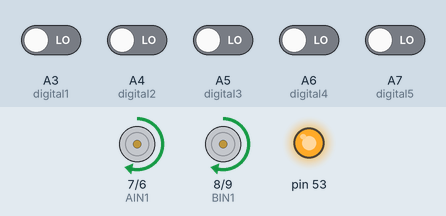
A sketch run on a simulated Arduino Mega 2560, built with avr-gcc and run on an emulated ATmega2560. Parts: motor-driver pin pairs drawn as motors (green arrow = first pin HIGH = forward, orange = second pin HIGH = backward, longer = more drive, scaled by the enable pin), output pins drawn as LEDs (lit = HIGH). The test bench sets the inputs (shaded band); at power-on: A3 (digital1), A4 (digital2), A5 (digital3), A6 (digital4), A7 (digital5) LOW. The modem accepts every AT command (registered, SIM ready, sends succeed) and sends nothing else; what the sketch prints to the serial monitor is not drawn.

Above: at 12.2 s.
12.3 s: A3 (digital1) driven HIGH
At 13.3 s:
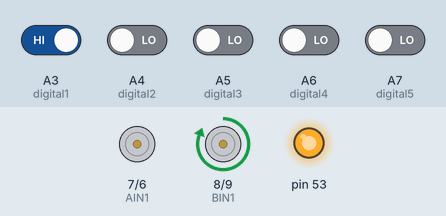
13.8 s: A4 (digital2) driven HIGH
At 14.4 s:
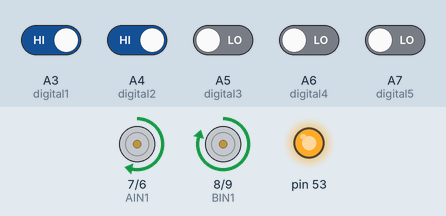
15.3 s: A5 (digital3) driven HIGH
At 16.5 s:
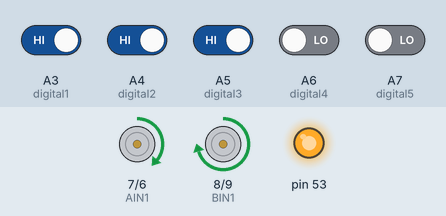
16.8 s: A6 (digital4) driven HIGH
At 17.9 s:
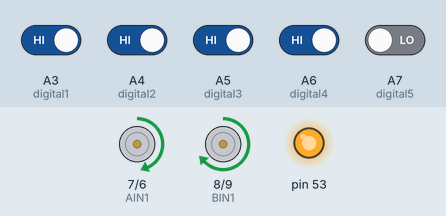
Timing chart, 0 to 19.8 s (numbered marks = the images above; inputs shaded):
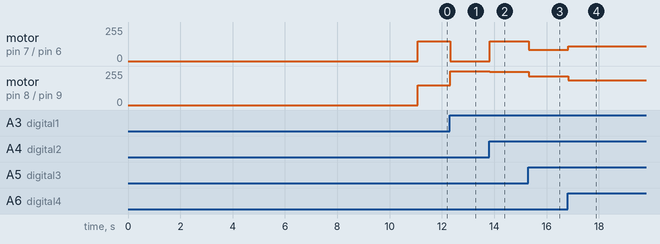

Measured:
- after the input at 12.3 s, motor on pin 7 (AIN1) / pin 6 (AIN2): forward 150/255 → stopped at once; motor on pin 8 (BIN1) / pin 9 (BIN2): forward 150/255 → forward 255/255 at once
- after the input at 13.8 s, motor on pin 7 (AIN1) / pin 6 (AIN2): stopped → forward 150/255 at once; motor on pin 8 (BIN1) / pin 9 (BIN2): forward 255/255 → forward 250/255 at once
- after the input at 15.3 s, motor on pin 7 (AIN1) / pin 6 (AIN2): forward 150/255 → forward 83/255 at once; motor on pin 8 (BIN1) / pin 9 (BIN2): forward 250/255 → forward 216/255 at once
- after the input at 16.8 s, motor on pin 7 (AIN1) / pin 6 (AIN2): forward 83/255 → forward 112/255 at once; motor on pin 8 (BIN1) / pin 9 (BIN2): forward 216/255 → forward 187/255 at once

The sketch:

April4th_remote.ino
```cpp
#include <SPI.h>
#include <MFRC522.h>

// --- Configuration & Constants ---
#define CUSTOM_NAME "BT4"

// Pin Definitions (Common to both versions)
#define digital1  A3
#define digital2  A4
#define digital3  A5
#define digital4  A6
#define digital5  A7

const int PWMA = 10;   // Speed Motor A
const int AIN1 = 7;    // Direction A1
const int AIN2 = 6;    // Direction A2
const int BIN1 = 8;    // Direction B1
const int BIN2 = 9;    // Direction B2
const int PWMB = 11;   // Speed Motor B

// RFID MFRC522 (Mega Hardware SPI)
const int RST_PIN = 3;
const int SS_PIN  = 2;
MFRC522 mfrc522(SS_PIN, RST_PIN);

// --- Bluetooth & Time Recording Global Variables ---
long baudRates[] = {9600, 19200, 38400, 57600, 115200, 4800, 2400, 1200, 230400};
bool moduleReady = false;
bool BTConnected = false;
bool movesStarted = false;

unsigned long lastLoopTime = 0;
unsigned long lastIrTime = 0;
unsigned long lastBtTime = 0;

const unsigned long irCyclePeriod = 0; // Fast tracking (20ms)
const unsigned long btCyclePeriod = 200; // Stable BT reporting (200ms)

unsigned long irCycleCnt = 0;
unsigned long loopCycleCnt = 0;
unsigned long btCycleCnt = 0;

unsigned long lastThisLoopTime = 0;
unsigned long lastThisIrTime = 0;

// --- PID & Movement Global Variables ---
int val[10];
double Kp = 50.0;
double Kd = 0.0;
double Ki = 0.0;
int Tp = 150; // Base speed

double lastError = 0;
double sumError = 0;
double w2 = 1.0;
double w3 = 3.0;

int Act = 1, currentMove = -1, pt;     // 1: keep going, 2: turn left, 3: U-turn, 4: turn right
String pendingRFID = "";
unsigned long lastRfidTime = 0;
unsigned long step[5][5];
unsigned long pMillis = 0;
int count;

void setup() {
  Serial.begin(115200);

  // Motor & Sensor Pins
  pinMode(PWMA, OUTPUT); pinMode(AIN1, OUTPUT); pinMode(AIN2, OUTPUT);
  pinMode(PWMB, OUTPUT); pinMode(BIN1, OUTPUT); pinMode(BIN2, OUTPUT);
  pinMode(digital1, INPUT); pinMode(digital2, INPUT); pinMode(digital3, INPUT); pinMode(digital4, INPUT); pinMode(digital5, INPUT);

  SPI.begin();
  mfrc522.PCD_Init();

  // --- Robust HM-10 Initialization (from mar30) ---
  while (!Serial);
  Serial.println("\n--- HM-10 Robust Initialization ---");

  for (int i = 0; i < 9; i++) {
    Serial.print("Testing baud rate: ");
    Serial.println(baudRates[i]);

    Serial3.begin(baudRates[i]);
    Serial3.setTimeout(100);
    delay(100);

    Serial3.print("AT");

    if (waitForResponse("OK", 800)) {
      Serial.println("HM-10 detected and ready.");
      moduleReady = true;
      break;
    } else {
      Serial3.end();
      delay(100);
    }
  }

  if (moduleReady) {
    Serial.println("Restoring factory defaults...");
    sendATCommand("AT+RENEW");
    delay(500);

    Serial.print("Setting name to: ");
    Serial.println(CUSTOM_NAME);
    String nameCmd = "AT+NAME" + String(CUSTOM_NAME);
    sendATCommand(nameCmd.c_str());

    Serial.println("Enabling notifications...");
    sendATCommand("AT+NOTI1");

    Serial.println("Restarting module...");
    sendATCommand("AT+RESET");
    delay(1000);
    Serial3.begin(9600);
    Serial.println("--- HM-10 Ready at 9600 Baud ---\n");
  } else {
    Serial.println("CRITICAL ERROR: HM-10 not responding.");
    Serial3.begin(9600); // Fallback
  }

  // Request initial move from Python
  Serial.println("Requesting first move...");
  Serial3.println("reqFirstMove");

  lastLoopTime = millis();
  lastIrTime = millis();
  lastBtTime = millis();

  delay(2000); // Give some time before starting
}

void loop() {
  unsigned long currentMillis = millis();
  lastThisLoopTime = currentMillis - lastLoopTime;
  lastLoopTime = currentMillis;
  loopCycleCnt++;

  // 1. Process ESP32 / Bluetooth Commands (Messaging)
  if (Serial3.available()) {
    static String inputBuffer = "";
    while (Serial3.available()) {
      char c = Serial3.read();
      if (c == '\n' || c == '\r') {
        if (inputBuffer.length() > 0) {
          inputBuffer.trim();
          if (inputBuffer.length() > 0) {
            // Ignore ESP32 internal status messages that might be concatenated
            if (inputBuffer.indexOf("OK+") != -1 || inputBuffer.indexOf("ERROR+") != -1) {
              inputBuffer = "";
              continue;
            }

            BTConnected = true;
            Serial.print("Remote Command: ");
            Serial.println(inputBuffer);

            if (inputBuffer.startsWith("nxtMove:")) {
              int next_val = inputBuffer.substring(8).toInt();
              if (currentMove == 0) {
                currentMove = next_val;
                movesStarted = true; // Mark that sequence has started
                Serial.print("Next move set to: ");
                Serial.println(currentMove);
              }
              // Always acknowledge with the actual move value we have
              Serial3.print("nxtMoveRecived: ");
              Serial3.println(currentMove);
            }

            if (inputBuffer.startsWith("rfidAck:")) {
              String ackUID = inputBuffer.substring(8);
              ackUID.trim();
              if (ackUID == pendingRFID) {
                Serial.print("RFID confirmed: ");
                Serial.println(pendingRFID);
                pendingRFID = "";
              }
            }
          }
          inputBuffer = "";
        }
      } else if (isPrintable(c)) {
        inputBuffer += c;
      }
    }
  }

  // 2. RFID Scanning
  if (mfrc522.PICC_IsNewCardPresent() && mfrc522.PICC_ReadCardSerial()) {
    String rfidStr = "";
    for (byte i = 0; i < mfrc522.uid.size; i++) {
      if (mfrc522.uid.uidByte[i] < 0x10) rfidStr += "0";
      rfidStr += String(mfrc522.uid.uidByte[i], HEX);
    }

    // Only set as pending if it's a DIFFERENT card OR if 2 seconds have passed
    if (rfidStr != pendingRFID || (currentMillis - lastRfidTime > 2000)) {
      pendingRFID = rfidStr;
      lastRfidTime = currentMillis;
      Serial.print("New RFID scanned: ");
      Serial.println(pendingRFID);

      // Initial send
      Serial3.print("RFID:");
      Serial3.println(pendingRFID);
    }

    mfrc522.PICC_HaltA();
    mfrc522.PCD_StopCrypto1();
  }

  // 3. Sensor Reading & Movement Logic (Timed Cycle)
  if (currentMillis - lastIrTime >= irCyclePeriod) {
    lastThisIrTime = currentMillis - lastIrTime;
    lastIrTime = currentMillis;
    irCycleCnt++;

    // Read Sensors
    val[1] = digitalRead(digital1);
    val[2] = digitalRead(digital2);
    val[3] = digitalRead(digital3);
    val[4] = digitalRead(digital4);
    val[5] = digitalRead(digital5);

    count = 0;
    for(int i=1; i<6; i++) if(val[i] == HIGH) count++;

    // --- Manual Override via Serial Monitor (New Section) ---
    if (Serial.available()) {
      int cnt = Serial.parseInt();
      // Flush the remaining buffer (like \n or \r) so it doesn't trigger a 0 on the next loop
      while(Serial.available() > 0) Serial.read();

      if (cnt >= 0 && cnt <= 5) {
        count = cnt;
        Serial.print(">>> Manual Override! count set to: ");
        Serial.println(count);
      }
    }
    // --------------------------------------------------------

    // if (count >= 4) Tp = 100;
    // else Tp = 150;

    // Node Logic (from April1st)
    if( currentMove == 2 && count >=4 && Act == 1 ) { Act = 21; step[2][1] = millis(); }                        //reach node
    else if ( Act == 21 && count <= 3 && millis() - step[2][1] > 700 ) { Act = 22; step[2][2] = millis();          }//past node, turn

    else if( currentMove == 4 && count >=4 && Act == 1 ) { Act = 41; step[4][1] = millis(); }                        //reach node
    else if ( Act == 41 && count <= 1 && millis() - step[4][1] > 700  ) { Act = 42; step[4][2] = millis();          }//past node, turn

    else if( currentMove == 1 && count >=4 && Act == 1 ) { Act = 11; step[1][1] = millis(); }                        //reach node
    else if ( Act == 11 && count <= 1 && millis() - step[1][1] > 700 ) { Act = 12; step[1][2] = millis(); }//past node, turn

    else if( currentMove == 3 && count >=4 && Act == 1 ) { Act = 31; step[3][1] = millis(); }   //U turn at different speed
    else if( Act == 31 && count <= 3 && millis() - step[3][1] > 400) { Act = 32; step[3][2] = millis(); }

    else if( millis() - step[2][2] > 400 && Act == 22 && count > 0 && count <= 3) {
        Act = 1; currentMove = 0;
    }
    else if( millis() - step[4][2] > 400 && Act == 42 && count > 0 && count <= 3 ) {
        Act = 1; currentMove = 0;
    }
    else if( millis() - step[3][2] > 400 && Act == 32 && count > 0 && count <= 3  ) {
        Act = 1; currentMove = 0;
    }
    else if( Act == 12 && count > 0 && count <= 3 ) {
        Act = 1; currentMove = 0;
    }

    // Movement Execution
    if( Act == 22 ) turnLeft( 180, 120 );
    else if( Act == 42 ) turnRight( 180, 150 );
    else if( Act == 31 ) turnLeft(150, 150);      //U turn
    else if( Act == 32) turnLeft(100 , 100);
    else Tracking();
  }

  // 4. Connection Keep-Alive (Request move if idle)
  if (currentMillis - lastBtTime >= btCyclePeriod) {
    lastBtTime = currentMillis;
    if (!BTConnected || currentMove == 0) {
      if (!movesStarted) {
        Serial.println("Requesting first move...");
        Serial3.println("reqFirstMove");
      } else {
        Serial.println("Requesting next move...");
        Serial3.println("reqNxtMove");
      }
    }
    // Only send count to keep bandwidth free for moves and RFID scans
    // Serial3.println(count);
  }
}

// --- Motor & PID Functions ---

void Tracking() {
  int l3 = val[1];
  int l2 = val[2];
  int m  = val[3];
  int r2 = val[4];
  int r3 = val[5];

  double numerator = (l3 * -w3) + (l2 * -w2) + (m * 0) + (r2 * w2) + (r3 * w3);
  double denominator = l3 + l2 + m + r2 + r3;
  if (denominator == 0) denominator = 0.0001;

  double error = numerator / denominator;
  double dError = error - lastError;
  sumError += error;
  sumError = constrain(sumError, -1000, 1000);

  double powerCorrection = (Kp * error) + (Kd * dError) + (Ki * sumError);

  int vR = Tp - powerCorrection;
  int vL = Tp + powerCorrection;

  vR = constrain(vR, -255, 255);
  vL = constrain(vL, -255, 255);

  MotorWriting(vL, vR);
  lastError = error;
}

void MotorWriting(double vL, double vR) {
  if (vR >= 0) {
    digitalWrite(BIN1, HIGH); digitalWrite(BIN2, LOW);
  } else {
    digitalWrite(BIN1, LOW);  digitalWrite(BIN2, HIGH);
    vR = -vR;
  }
  if (vL >= 0) {
    digitalWrite(AIN1, HIGH); digitalWrite(AIN2, LOW);
  } else {
    digitalWrite(AIN1, LOW);  digitalWrite(AIN2, HIGH);
    vL = -vL;
  }
  analogWrite(PWMB, constrain(vR, 0, 255));
  analogWrite(PWMA, constrain(vL, 0, 255));
}

void turnLeft( int lSpeed , int rSpeed ) {
  digitalWrite(AIN1, LOW);  digitalWrite(AIN2, HIGH);
  digitalWrite(BIN1, HIGH); digitalWrite(BIN2, LOW);
  analogWrite(PWMA, lSpeed ); analogWrite(PWMB, rSpeed );
}

void turnRight( int lSpeed , int rSpeed ) {
  digitalWrite(AIN1, HIGH); digitalWrite(AIN2, LOW);
  digitalWrite(BIN1, LOW);  digitalWrite(BIN2, HIGH);
  analogWrite(PWMA, lSpeed ); analogWrite(PWMB, rSpeed );
}

void stopMotors() {
  digitalWrite(AIN1, LOW); digitalWrite(AIN2, LOW);
  digitalWrite(BIN1, LOW); digitalWrite(BIN2, LOW);
  analogWrite(PWMA, 0);    analogWrite(PWMB, 0);
}

// --- Bluetooth Helper Functions ---

void sendATCommand(const char* command) {
  Serial3.print(command);
  waitForResponse("", 1000);
}

bool waitForResponse(const char* expected, unsigned long timeout) {
  unsigned long start = millis();
  Serial3.setTimeout(timeout);
  String response = Serial3.readString();
  if (response.length() > 0) {
    Serial.print("HM10 Response: ");
    Serial.println(response);
  }
  return (response.indexOf(expected) != -1);
}
```
